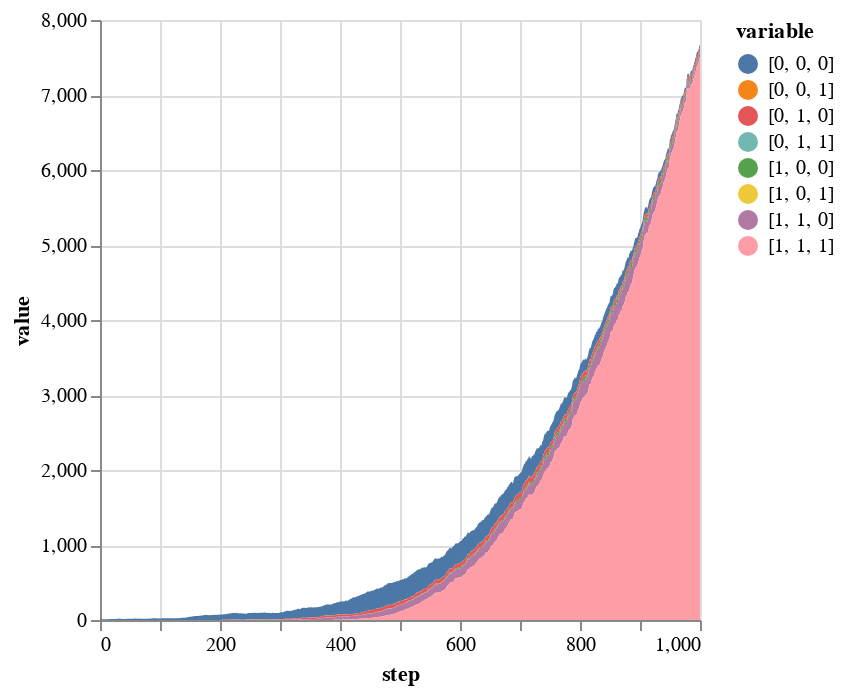

Notebook code cell kept with this figure:
### Code cell
#And lastly we can make plots of both the total number of cells of each genotype
#TODO: Remove the columns that have had no/less than X number of cells to make the legend less crowded.
genotypes = [string(digits(i, base=2, pad=ngenes)) for i in 0:((2^ngenes)-1)]
stacked = stack(data,genotypes)

stacked |>
@vlplot(:area, x=:step, y={:value, stack=:zero}, color="variable:n")

### Figure 1 — Vega-Lite specification as saved in the notebook (floating-point values rounded to 4 significant figures; data arrays with more than 128 entries replaced by an {"elided": "..."} marker saying what was removed)
{"data": {"values": {"elided": "8008 records"}}, "encoding": {"color": {"field": "variable", "type": "nominal"}, "x": {"field": "step", "type": "quantitative"}, "y": {"field": "value", "stack": "zero", "type": "quantitative"}}, "mark": "area"}
